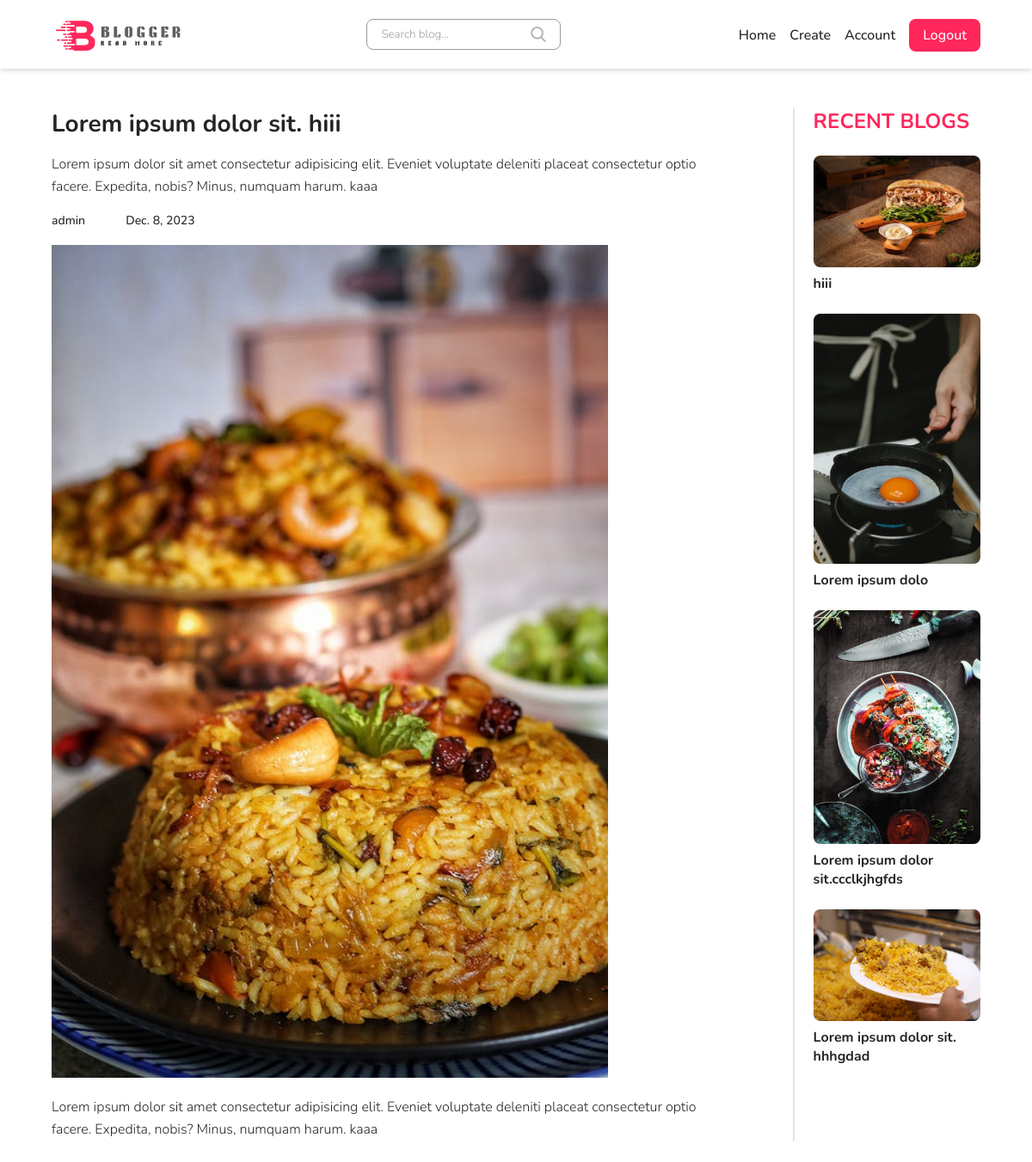
Page /blog/2/ (signed in) on the committed database.
### blo/models.py (models this page shows, shortened)
class Blog(models.Model):
    title = models.CharField(max_length=100)
    short_description =models.CharField(max_length=100)
    author =models.ForeignKey(Author, on_delete=models.CASCADE)
    date = models.DateField(auto_now=True)
    image = models.ImageField(upload_to="blog")
    description = models.TextField()
    categery = models.ForeignKey(Categery, on_delete=models.CASCADE)
    tags = models.ManyToManyField(Tag)
    class Meta:
        db_table = 'blo_blog'
        verbose_name = 'blog'
        verbose_name_plural = 'blog'
        ordering = ('-id',)

class Author(models.Model):
    user = models.OneToOneField(User, on_delete=models.CASCADE)
    class Meta:
        db_table = 'blo_author'
        verbose_name = 'author'
        verbose_name_plural = 'author'
        ordering = ('-id',)
    def __str__(self):
        return self.user.username

### blo/views.py (the view)
# urls.py: path("blog/<int:id>/", views.blog, name="blog"),
@login_required(login_url='/login')
def blog(request,id):
    blog = Blog.objects.get(id=id)
    blogs = Blog.objects.all()[:4]
    context={
       "title":"Blog",
       "blog" : blog,
       "blogs":blogs,
    }
    return render(request, "blog.html", context=context)

### templates/blog.html
{% extends 'base/base.html' %} {% block container %} {% load static %}
    {% include 'include/header.html' %}
    <section id="blog-details">
        <section class="wrapper">
            <div class="left">
                <h1>{{blog.title}}</h1>
                <p>{{blog.description}}</p>
                <div>
                    <p>{{blog.author}}</p>
                    <p>{{blog.date}}</p>
                </div>
                <img src="{{blog.image.url}}" alt="blog">
                <p>{{blog.description}}</p>
            </div>
            <div class="right">
                <h3>RECENT BLOGS</h3>
                {% for blog in blogs %}
                <div>
                    <img src="{{blog.image.url}}" alt="blog">
                    <a href="{% url 'blo:blog' id=blog.id %}">
                        <h3>{{blog.title}}</h3>
                    </a>
                </div>
                {% endfor %}
            </div>
        </section>
    </section>
{% endblock %}

### static/css/style.css (style rules this page uses)
* { margin: 0; padding: 0; border: 0; vertical-align: baseline; background: transparent; font-weight: normal; text-decoration: none; outline: none; -webkit-box-sizing: border-box; -moz-box-sizing: border-box; box-sizing: border-box; --red: #FF275B; --gray: #606060; --white: #FFFFFF; --dark: #252525; }
body { font-family: "Nunito", Arial, Helvetica, sans-serif; font-size: 17px; color: var(--dark); overflow-x: hidden; min-width: 320px; font-weight: 500; }
a { color: var(--dark); }
p { line-height:1.6em; font-size: 16px; font-family: "Nunito", Arial; font-weight: 500; color: var(--dark); }
.wrapper { width: 90%; margin: 0 auto; }
::placeholder { color: #9B9B9B; opacity: 1; }
#blog-details { padding: 45px 0; }
#blog-details .wrapper { display: flex; justify-content: space-between; align-items: start; }
#blog-details .wrapper div.left { width: 80%; border-right: 2px solid #e6e4e4; }
#blog-details .wrapper div.left h1 { font-size: 28px; font-weight: 700; margin-bottom: 16px; }
#blog-details .wrapper div.left p { font-size: 16px; font-weight: 500; margin-top: 16px; width: 90%; }
#blog-details .wrapper div.left div { display: flex; justify-content: start; align-items: center; margin-bottom: 16px; }
#blog-details .wrapper div.left div p { font-size: 14px; font-weight: 600; width: 10%; }
#blog-details .wrapper div.left img { width: 75%; }
#blog-details .wrapper div.right { width: 18%; }
#blog-details .wrapper div.right h3 { font-size: 24px; font-weight: 700; margin-bottom: 24px; color: var(--red); }
#blog-details .wrapper div.right div { margin-bottom: 24px; }
#blog-details .wrapper div.right div img { width: 100%; display: block; margin-bottom: 8px; border-radius: 8px; }
#blog-details .wrapper div.right div h3 { font-size: 16px; font-weight: 700; color: var(--dark); }

### rows in the picture
Blog: title "Lorem ipsum dolor sit. hiii", description "Lorem ipsum dolor sit amet consectetur adipisicing elit. Eveniet voluptate deleniti placeat consectetur optio facere. Expedita, nobis? Minus, numquam harum. kaaa", author "admin", date "Dec. 8, 2023", image (picture)
Blog: image (picture), title "hiii"
Blog: image (picture), title "Lorem ipsum dolo"
Blog: image (picture), title "Lorem ipsum dolor sit.ccclkjhgfds"
Blog: image (picture), title "Lorem ipsum dolor sit. hhhgdad"
